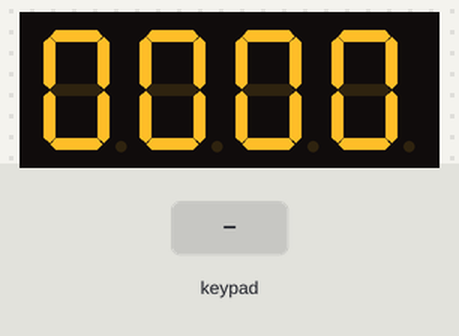
A sketch run on a simulated Arduino Uno, built with avr-gcc and run on an emulated ATmega328P. On the bench: 4-digit seven-segment display. The test bench sets the inputs (shaded band).

Above: at 1.2 s.
1.3 s: keypad keys 9 8 7 6 pressed 0.4 s apart
At 4.6 s:
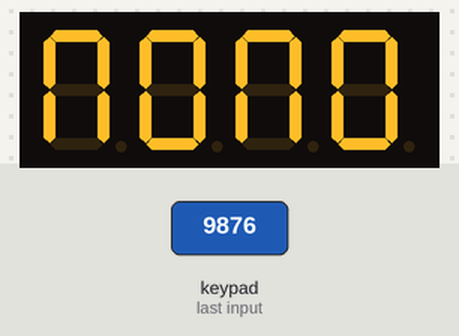
5.9 s: key '1' pressed
At 7.0 s:
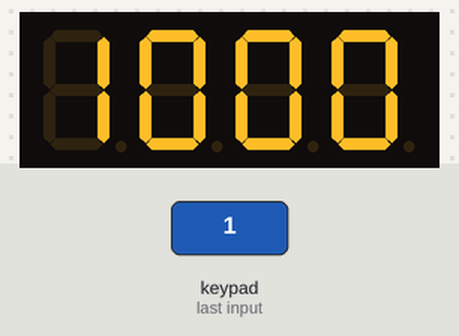
7.4 s: key '2' pressed
At 8.0 s:
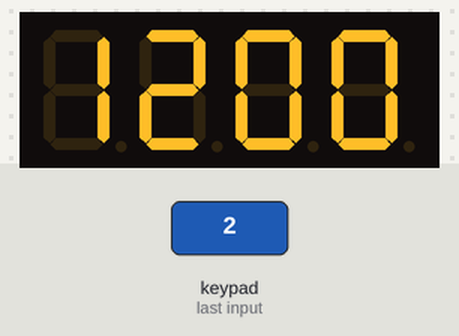
8.9 s: keypad keys 9 8 7 6 # pressed 0.4 s apart
At 10.2 s:
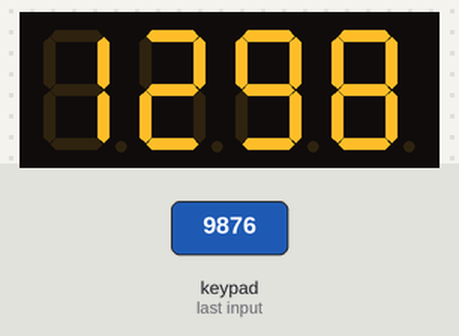
Timing chart, 0 to 11.9 s (numbered marks = the images above; inputs shaded):
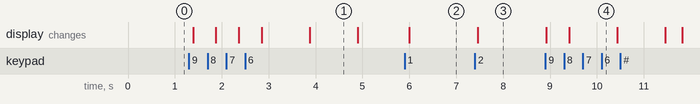

The sketch:

WJR.ino
```cpp
#include <Arduino.h>  //아두이노의 기본적인 라이브러리 포함하기
#include <TM1637Display.h>
#include <Keypad.h>
#define CLK 12
#define DIO 13
#define DELAY 1000  //딜레이 설정값입니다.
TM1637Display display(CLK, DIO);
int a = a;
int b = 9;
int c = 9;
int d = 9;

int cnt = 0;
char h = '0';

const byte rows = 4; //four rows
const byte cols = 4;
byte rowPins[rows] = {9,8,7,6};
byte colPins[cols] = {5,4,3,2};

char f = '0';
char g = '0';
char y = '0';
char j = '0';

String as = "0";
String bs = "0";
String cs = "0";
String ds = "0";

char keys[rows][cols] = {
  {'1', '2', '3', 'A'},
  {'4', '5', '6', 'B'},
  {'7', '8', '9', 'C'},
  {'*', '0', '#', 'D'}
};

const uint8_t SEG_NONO[]={

SEG_A | SEG_B | SEG_C | SEG_E | SEG_F,
SEG_A | SEG_B | SEG_C | SEG_D | SEG_E | SEG_F,
SEG_A | SEG_B | SEG_C | SEG_E | SEG_F,
SEG_A | SEG_B | SEG_C | SEG_D | SEG_E | SEG_F,
};

const uint8_t SEG_YES[]={

SEG_B | SEG_C | SEG_F | SEG_G,
SEG_A | SEG_D | SEG_E | SEG_F | SEG_G,
SEG_A | SEG_C | SEG_D | SEG_F | SEG_G,
SEG_C | SEG_D | SEG_E,
};

Keypad keypad = Keypad(makeKeymap(keys), rowPins, colPins, rows, cols);

void setup()
{
  uint8_t data[] = {0x0, 0x0, 0x0, 0x0};
  display.setSegments(data);
  display.setBrightness(7); //밝기는 가장 강하게
}

void loop()
{
as=f;
bs=g;
cs=y;
ds=j;

String all = as+bs+cs+ds;
char key = keypad.getKey();
if(isDigit(key)){
  if (key != NO_KEY){
  switch (cnt){
    case 0:
      f = key;
      as=f;
      bs=g;
      cs=y;
      ds=j;
      cnt++;
      break;
   case 1:
      g = key;
      as=f;
      bs=g;
      cs=y;
      ds=j;
      cnt++;
      break;
   case 2:
      y = key;
      as=f;
      bs=g;
      cs=y;
      ds=j;
      cnt++;
      break;
   case 3:
      j = key;
      as=f;
      bs=g;
      cs=y;
      ds=j;
      cnt = 0;
      all = as+bs+cs+ds;
      int data = all.toInt();
      display.showNumberDec(data,true);
      delay(1000);
      if(data == 2428)
        display.setSegments(SEG_YES);
      else
        display.setSegments(SEG_NONO);
      delay(1000);
      f = '0';
      g = '0';
      y = '0';
      j = '0';
      as=f;
      bs=g;
      cs=y;
      ds=j;

      break;
  }
}
}


all = as+bs+cs+ds;
int data = all.toInt();
display.showNumberDec(data,true);
delay(100);
}
```

Measured:
- after the input at 1.3 s, the display: first changes after 0.09 s (image 1 shows a later state)
- after the input at 5.9 s, the display: changes after 0.09 s (image 2)
- after the input at 7.4 s, the display: changes after 0.06 s (image 3)
- after the input at 8.9 s, the display: first changes at once (image 4 shows a later state)
- what the display in image 1 shows lasts 1.0 s, from 3.9 s to 4.9 s
